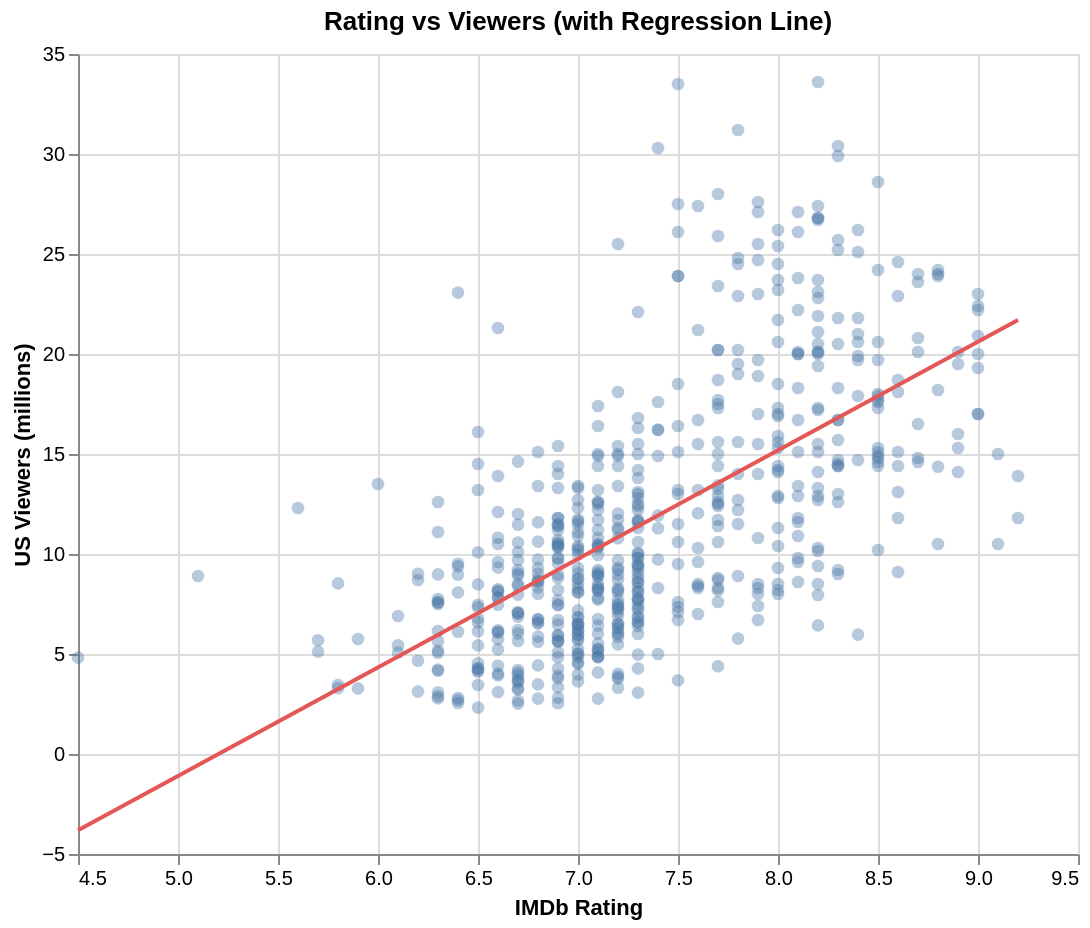

Source (notebook cell):
### Markdown cell above
### Q3: Design Iterations

### Code cell
# Scatter + single regression line
q3d_scatter = (
    alt.Chart(df)
    .mark_circle(size=40, opacity=0.4)
    .encode(
        x=alt.X("imdb_rating:Q", title="IMDb Rating", scale=alt.Scale(zero=False)),
        y=alt.Y("us_viewers_in_millions:Q", title="US Viewers (millions)"),
        color=alt.value("#4c78a8"),
        tooltip=["title:N", "season:O", "imdb_rating:Q", "us_viewers_in_millions:Q"],
    )
)

q3d_reg = (
    q3d_scatter.transform_regression("imdb_rating", "us_viewers_in_millions")
    .mark_line(color="#e45756", strokeWidth=2)
    .encode(color=alt.value("#e45756"))
)

(q3d_scatter + q3d_reg).properties(
    width=500, height=400, title="Rating vs Viewers (with Regression Line)"
)

### Figure 1 — Vega-Lite specification as saved in the notebook (floating-point values rounded to 4 significant figures; data arrays with more than 128 entries replaced by an {"elided": "..."} marker saying what was removed)
{"config": {"view": {"continuousWidth": 300, "continuousHeight": 300}}, "layer": [{"mark": {"type": "circle", "opacity": 0.4, "size": 40}, "encoding": {"color": {"value": "#4c78a8"}, "tooltip": [{"field": "title", "type": "nominal"}, {"field": "season", "type": "ordinal"}, {"field": "imdb_rating", "type": "quantitative"}, {"field": "us_viewers_in_millions", "type": "quantitative"}], "x": {"field": "imdb_rating", "scale": {"zero": false}, "title": "IMDb Rating", "type": "quantitative"}, "y": {"field": "us_viewers_in_millions", "title": "US Viewers (millions)", "type": "quantitative"}}}, {"mark": {"type": "line", "color": "#e45756", "strokeWidth": 2}, "encoding": {"color": {"value": "#e45756"}, "tooltip": [{"field": "title", "type": "nominal"}, {"field": "season", "type": "ordinal"}, {"field": "imdb_rating", "type": "quantitative"}, {"field": "us_viewers_in_millions", "type": "quantitative"}], "x": {"field": "imdb_rating", "scale": {"zero": false}, "title": "IMDb Rating", "type": "quantitative"}, "y": {"field": "us_viewers_in_millions", "title": "US Viewers (millions)", "type": "quantitative"}}, "transform": [{"on": "imdb_rating", "regression": "us_viewers_in_millions"}]}], "data": {"name": "data-ca1a322456cd13f9c31a272da9e50162"}, "height": 400, "title": "Rating vs Viewers (with Regression Line)", "width": 500, "$schema": "https://vega.github.io/schema/vega-lite/v6.1.0.json", "datasets": {"data-ca1a322456cd13f9c31a272da9e50162": {"elided": "596 records"}}}
